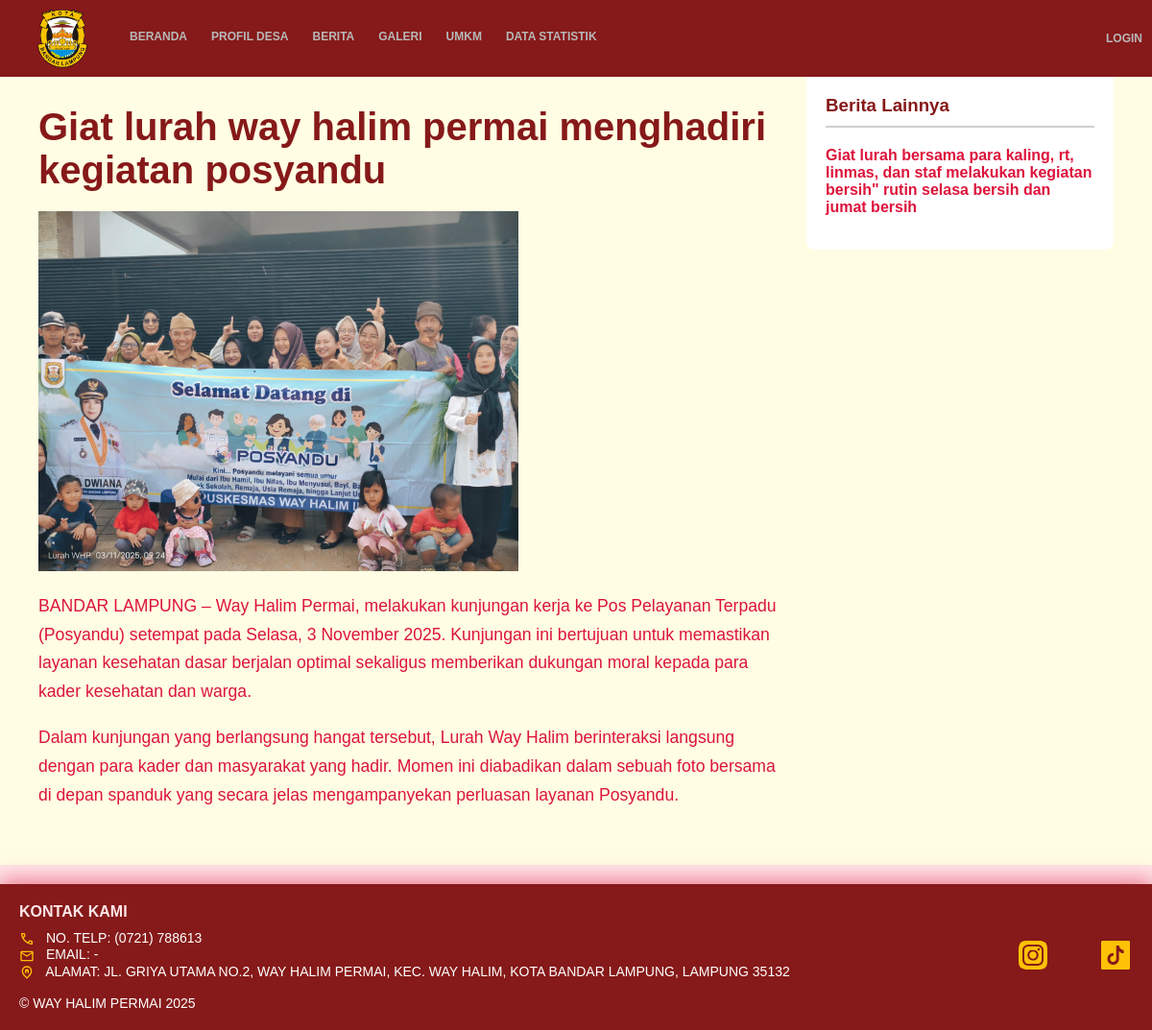
The page /berita/2/ on the database its author committed.
### berita/models.py (models this page shows, shortened)
class Berita(models.Model):
    judul = models.CharField(max_length=200)
    isi = models.TextField()
    gambar = models.ImageField(upload_to='berita_pics/')
    tanggal_publikasi = models.DateTimeField(auto_now_add=True)
    class Meta:
        ordering = ['-tanggal_publikasi']

### berita/views.py (the view)
# urls.py: path('<int:pk>/', views.berita_detail, name='berita_detail'),
def berita_detail(request, pk):
    berita_utama = get_object_or_404(Berita, pk=pk)
    berita_lainnya = Berita.objects.exclude(pk=pk)[:5]
    context = {
        'berita': berita_utama,
        'berita_lainnya': berita_lainnya
    }
    return render(request, 'berita/berita_detail.html', context)

### berita/templates/berita/berita_detail.html (shortened to what this page needs)
{% extends 'profil/base.html' %}
{% load static %}
{% block extra_css %}
    <link rel="stylesheet" href="{% static 'css/berita_detail.css' %}">
{% endblock %}
{% block content %}
<div class="berita-container">
    <div class="main-article">
        <h1 style="margin-top: 50px ;"> {{ berita.judul }} </h1>
        <img src="{{ berita.gambar.url }}" alt="{{ berita.judul }}"">
        <div class="article-content">
            {{ berita.isi|linebreaks }}
        </div>
    </div>
    <aside class="sidebar">
        <h3>Berita Lainnya</h3>
        <ul class="sidebar-list">
            {% for item in berita_lainnya %}
            <li>
                <a href="{% url 'berita_detail' pk=item.pk %}">{{ item.judul }}</a>
            </li>
            {% empty %}
            <li>Tidak ada berita lainnya.</li>
            {% endfor %}
        </ul>
    </aside>
</div>
{% endblock %}

### static/css/style.css (style rules this page uses)
:root { --warna-utama: rgb(134, 25, 25); --warna-aksen: #cfcfcf; --warna-latar: #FFFDE3; --warna-kartu: #ffffff; --warna-teks: crimson; --warna-putih: #FFE7E9; --lebar-konten-maksimal: 1200px; }
body { margin: 0px; font-family: 'OpenSans', Calibri, sans-serif; display: flex; flex-direction: column; min-height: 100vh; padding-top: 0; background-color: var(--warna-putih); color: var(--warna-teks); }
h1 { font-size: 36px; }
div p { color: #333; }
html, body { overflow-x: hidden; }

### static/css/berita_detail.css (style rules this page uses)
.berita-container { display: flex; gap: 30px; padding: 40px; max-width: 1200px; margin: 20px auto; background-color: var(--warna-latar); }
.main-article { flex: 3; }
.main-article h1 { font-size: 2.5em; color: var(--warna-utama); margin-bottom: 20px; }
.main-article img { max-width: 500px; height: auto; max-height: 400px; object-fit: cover; }
.article-content p { font-size: 1.1em; line-height: 1.7; color: var(--warna-teks); }
.sidebar { padding: 20px; background-color: var(--warna-kartu); border-radius: 8px; align-self: flex-start; width: 280px; flex-shrink: 0; }
.sidebar h3 { border-bottom: 2px solid var(--warna-aksen); padding-bottom: 10px; margin-bottom: 20px; color: var(--warna-utama); }
.sidebar-list { list-style: none; padding: 0; margin: 0; }
.sidebar-list li { margin-bottom: 15px; }
.sidebar-list a { text-decoration: none; color: var(--warna-teks); font-weight: 600; }

### rows shown on the page
Berita: judul "Giat lurah way halim permai menghadiri kegiatan posyandu", gambar (picture), isi "BANDAR LAMPUNG – Way Halim Permai, melakukan kunjungan kerja ke Pos Pelayanan Terpadu (Posyandu) setempat pada Selasa, 3 November 2025. Kunjungan ini bertujuan untuk memastikan layanan kesehatan dasar berjalan optimal sekaligus memberikan dukungan moral kepada para kader kesehatan dan warga. Dalam kunjungan yang berlangsung hangat tersebut, Lurah Way Halim berinteraksi langsung dengan para kader dan masyarakat yang hadir. Momen ini diabadikan dalam sebuah foto bersama di depan spanduk yang secara jelas mengampanyekan perluasan layanan Posyandu."
Berita: judul "Giat lurah bersama para kaling, rt, linmas, dan staf melakukan kegiatan bersih\" rutin selasa bersih dan jumat bersih"
